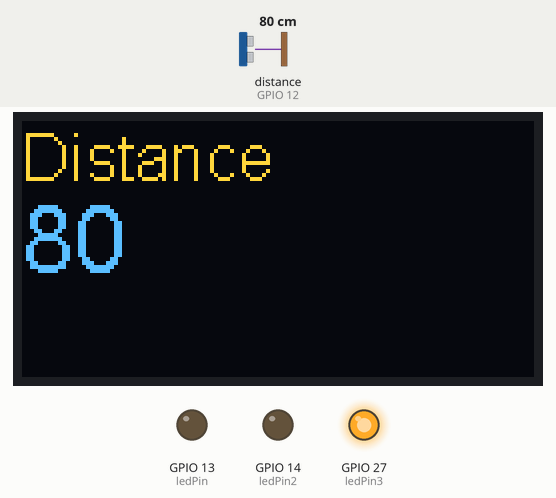
The sketch below on a simulated ESP32. Parts: 128×64 one-colour display, output pins drawn as LEDs (lit = HIGH). Wiring (inferred from the names in the program): ultrasonic range finder: trigger GPIO 12; echo GPIO 12. The test bench sets the inputs (shaded band); at power-on: distance to the obstacle (sensor on GPIO 12) 80 cm. The echo pulse lasts 58.3 µs per cm; the OLED is the two-colour kind (top 16 rows yellow); what the sketch prints to the serial monitor is not drawn.

Above: at 1.2 s.
1.3 s: distance to the obstacle (sensor on GPIO 12) set to 7 cm
At 2.4 s:
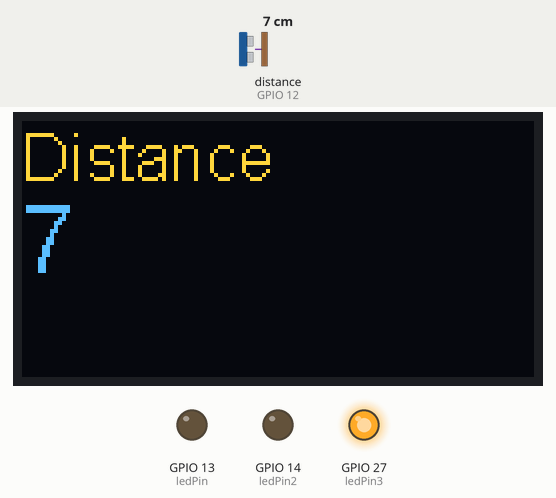
2.8 s: distance to the obstacle (sensor on GPIO 12) set to 4 cm
At 4.3 s:
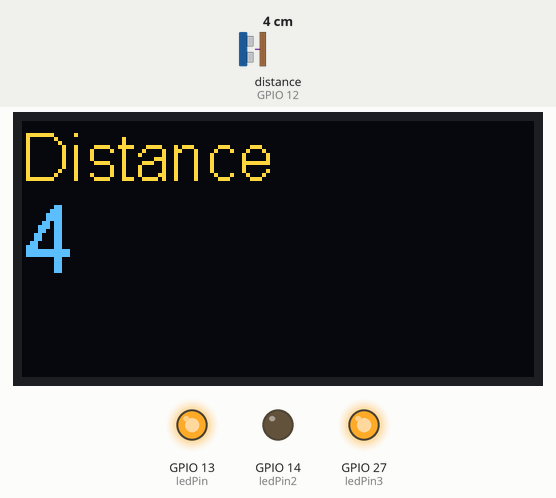
4.7 s: distance to the obstacle (sensor on GPIO 12) set to 120 cm
At 5.8 s:
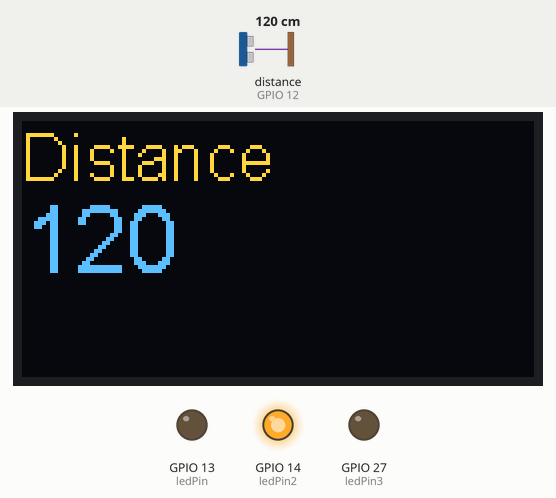
6.6 s: distance to the obstacle (sensor on GPIO 12) set to 104 cm
At 8.0 s:
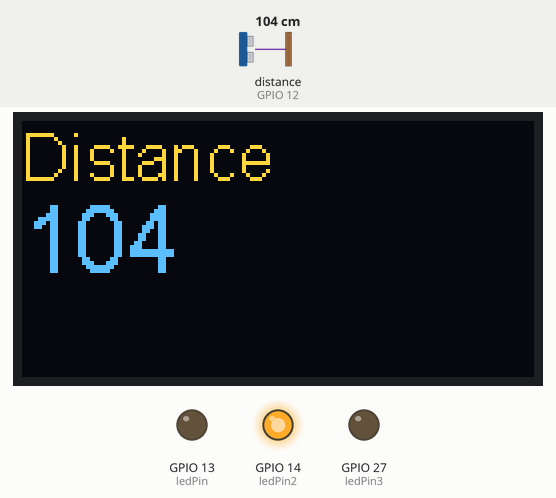
8.3 s: distance to the obstacle (sensor on GPIO 12) set to 97 cm
At 9.7 s:
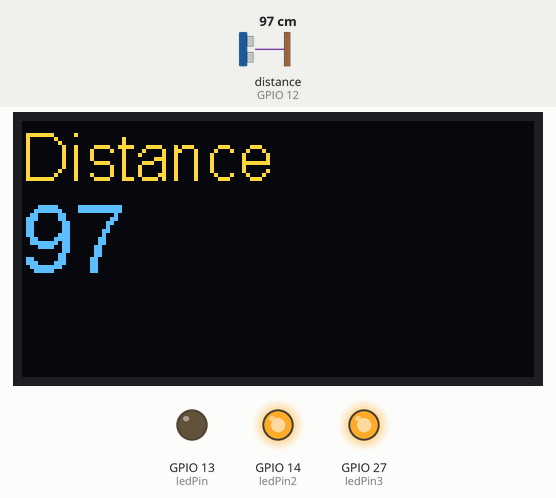
10.2 s: distance to the obstacle (sensor on GPIO 12) set to 2 cm
At 11.9 s:
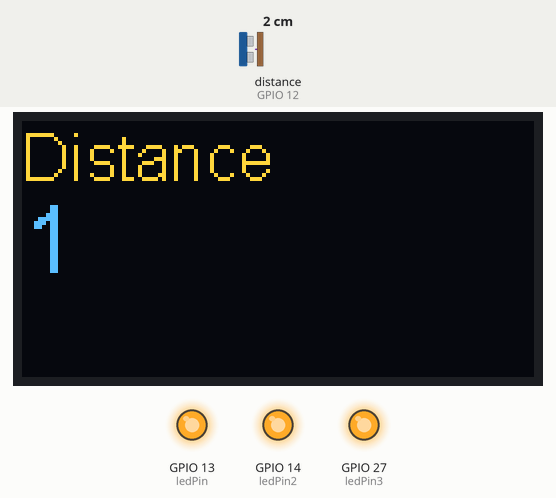
Timing chart, 0 to 13.3 s (numbered marks = the images above; inputs shaded):
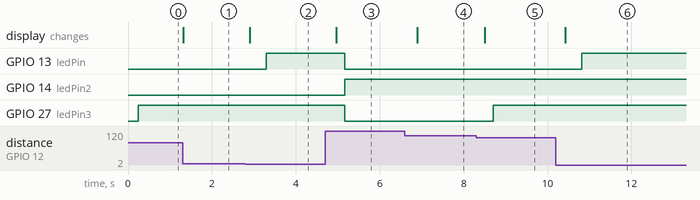

Measured:
- the behaviour switches between 6 and 5 cm on distance to the obstacle (sensor on GPIO 12) (found by bisection; images 1 and 2)
- the behaviour switches between 100 and 99 cm on distance to the obstacle (sensor on GPIO 12) (found by bisection; images 4 and 5)
- after the input at 1.3 s, the display: changes at once (image 1)
- after the input at 2.8 s, GPIO 13 (ledPin): LOW → HIGH after 0.50 s; the display: changes after 0.10 s (image 2)
- after the input at 4.7 s, GPIO 13 (ledPin), GPIO 27 (ledPin3): HIGH → LOW after 0.47 s; GPIO 14 (ledPin2): LOW → HIGH after 0.47 s; the display: changes after 0.27 s (image 3)
- after the input at 6.6 s, the display: changes after 0.30 s (image 4)
- after the input at 8.3 s, GPIO 27 (ledPin3): LOW → HIGH after 0.40 s; the display: changes after 0.20 s (image 5)
- after the input at 10.2 s, GPIO 13 (ledPin): LOW → HIGH after 0.62 s; the display: changes after 0.22 s (image 6)

The sketch:

midterm.ino
```cpp
#include <Wire.h>
#include "SSD1306Wire.h"
SSD1306Wire  display(0x3c, 21, 22);

const int ledPin = 13;
const int ledPin2 = 14;
const int ledPin3 = 27;

int signalPin = 12;                  //用來trigger及接收echo
long duration, cm;
int safetyDistance;


void setup() {
  pinMode(ledPin, OUTPUT);
  pinMode(ledPin2, OUTPUT);
  pinMode(ledPin3, OUTPUT);
  Serial.begin (115200);             // Serial Port begin
  display.init();
  display.flipScreenVertically(); //畫面上下顛倒顯示
  display.display(); //顯示畫面
}

void loop()
{
  pinMode(signalPin, OUTPUT); //發送超音波時切還為輸出
  digitalWrite(signalPin, LOW);
  delayMicroseconds(5);
  digitalWrite(signalPin, HIGH);     // 給 Trig 高電位，持續 10微秒
  delayMicroseconds(10);
  digitalWrite(signalPin, LOW);

  pinMode(signalPin, INPUT);             // //讀取超音波時切還為輸入
  duration = pulseIn(signalPin, HIGH);   // 收到高電位時的時間

  cm = (duration/2) / 29.1;         // 將時間換算成距離 cm

   int input = cm;
   display.setFont(ArialMT_Plain_16);   //設定字型與大小
   display.drawString(0, 0, "Distance");  //(x座標,y座標,"字串")
   display.setFont(ArialMT_Plain_24);   //設定字型與大小
   display.drawString(0, 16, String(input)); //(x座標,y座標,"字串")
   display.display(); //顯示畫面
   delay(200);
   display.clear(); //清空畫面


  safetyDistance = cm;
    if (safetyDistance <= 5){
      delay(200);
      digitalWrite(ledPin, HIGH);
    }
    else if (safetyDistance > 5 && safetyDistance<100){
      digitalWrite(ledPin, LOW);
      digitalWrite(ledPin3, HIGH);
    }
    else{
      digitalWrite(ledPin, LOW);
      digitalWrite(ledPin2, HIGH);
      digitalWrite(ledPin3, LOW);
     }

  Serial.print("Distance : ");
  Serial.print(cm);
  Serial.print("cm");
  Serial.println();

  delay(100);
}
```
